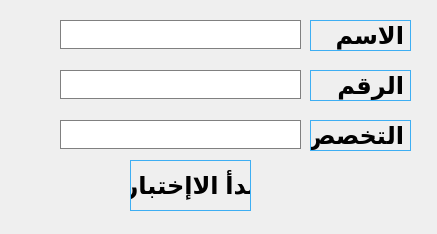
 <widget class="QWidget" name="Form">
  <property name="geometry">
   <rect>
    <x>0</x>
    <y>0</y>
    <width>437</width>
    <height>234</height>
   </rect>
  </property>
  <property name="windowTitle">
   <string>LogIN</string>
  </property>
  <property name="windowIcon">
   <iconset>
    <normaloff>icons/systemlogout_94057.ico</normaloff>icons/systemlogout_94057.ico</iconset>
  </property>
  <property name="layoutDirection">
   <enum>Qt::LeftToRight</enum>
  </property>
  <property name="styleSheet">
   <string notr="true">QToolTip
{
    background-color: black;
    color: white;
    padding: 0.5ex;
}

QWidget
{
    color: #31363B;
    background-color: #EFF0F1;
    selection-background-color:#33A4DF;
    selection-color: #31363B;
    background-clip: border;
    border-image: none;
    border: 0px transparent black;
    outline: 0;
}

QWidget:item:hover
{
    background-color: #33A4DF;
    color: #31363B;
}

QWidget:item:selected
{
    background-color: #33A4DF;
}


QCheckBox
{
    spacing: 0.5ex;
    outline: none;
    color: #31363B;
    margin-bottom: 0.2ex;
    opacity: 200;
}

QCheckBox:disabled
{
    color: #BAB9B8;
}

QGroupBox::indicator
{
    margin-left: 0.2ex;
    margin-left: 0.2ex;
}

QCheckBox::indicator:unchecked,
QCheckBox::indicator:unchecked:focus
{
    border-image: url(:/light/checkbox_unchecked_disabled.svg);
}

QCheckBox::indicator:unchecked:hover,
QCheckBox::indicator:unchecked:pressed,
QGroupBox::indicator:unchecked:hover,
QGroupBox::indicator:unchecked:focus,
QGroupBox::indicator:unchecked:pressed
{
    border: none;
    border-image: url(:/light/checkbox_unchecked-hover.svg);
}

QCheckBox::indicator:checked
{
    border-image: url(:/light/checkbox_checked.svg);
}

QCheckBox::indicator:checked:focus,
QCheckBox::indicator:checked:pressed,
QGroupBox::indicator:checked:focus,
QGroupBox::indicator:checked:pressed
{
    border: none;
    border-image: url(:/light/checkbox_checked.svg);
}

QCheckBox::indicator:checked:hover,
QGroupBox::indicator:checked:hover
{
    border-image: url(:/light/checkbox_checked-hover.svg);
}

QCheckBox::indicator:indeterminate
{
    border-image: url(:/light/checkbox_indeterminate.svg);
}

QCheckBox::indicator:indeterminate:hover
{
    border-image: url(:/light/checkbox_indeterminate-hover.svg);
}

QCheckBox::indicator:indeterminate:focus,
QCheckBox::indicator:indeterminate:pressed
{
}

QCheckBox::indicator:indeterminate:disabled
{
    border-image: url(:/light/checkbox_indeterminate_disabled.svg);
}

QCheckBox::indicator:checked:disabled,
QGroupBox::indicator:checked:disabled
{
    border-image: url(:/light/checkbox_checked_disabled.svg);
}

QCheckBox::indicator:unchecked:disabled,
QGroupBox::indicator:unchecked:disabled
{
    border-image: url(:/light/checkbox_unchecked_disabled.svg);
}

QRadioButton
{
    spacing: 0.5ex;
    outline: none;
    color: #31363B;
    margin-bottom: 0.2ex;
}

QRadioButton:disabled
{
    color: #BAB9B8;
}

QRadioButton::indicator:unchecked,
QRadioButton::indicator:unchecked:focus
{
    border-image: url(:/light/radio_unchecked_disabled.svg);
}

QRadioButton::indicator:unchecked:hover,
QRadioButton::indicator:unchecked:pressed
{
    border: none;
    outline: none;
    border-image: url(:/light/radio_unchecked-hover.svg);
}

QRadioButton::indicator:checked
{
    border: none;
    outline: none;
    border-image: url(:/light/radio_checked.svg);
}

QRadioButton::indicator:checked:focus,
QRadioButton::indicator:checked:pressed
{
    border: none;
    outline: none;
    border-image: url(:/light/radio_checked.svg);
}

QRadioButton::indicator:checked:hover
{
    border-image: url(:/light/radio_checked-hover.svg);
}

QRadioButton::indicator:checked:disabled
{
    outline: none;
    border-image: url(:/light/radio_checked_disabled.svg);
}

QRadioButton::indicator:unchecked:disabled
{
    border-image: url(:/light/radio_unchecked_disabled.svg);
}

QMenuBar
{
    background-color: #EFF0F1;
    color: #31363B;
}

QMenuBar::item
{
    background: transparent;
}

QMenuBar::item:selected
{
    background: transparent;
    border: 0.1ex solid #BAB9B8;
}

QMenuBar::item:pressed
{
    border: 0.1ex solid #BAB9B8;
    background-color: #33A4DF;
    color: #31363B;
    margin-bottom: -0.1ex;
    padding-bottom: 0.1ex;
}

QMenu
{
    border: 0.1ex solid #BAB9B8;
    color: #31363B;
    margin: 0.2ex;
}

QMenu::icon
{
    margin: 0.5ex;
}

QMenu::item
{
    padding: 0.5ex 3ex 0.5ex 3ex;
    margin-left: 0.5ex;
    border: 0.1ex solid transparent; /* reserve space for selection border */
}

QMenu::item:selected
{
    color: #31363B;
}

QMenu::separator
{
    height: 0.2ex;
    background: lightblue;
    margin-left: 1ex;
    margin-right: 0.5ex;
}

/* non-exclusive indicator = check box style indicator
   (see QActionGroup::setExclusive) */
QMenu::indicator:non-exclusive:unchecked
{
    border-image: url(:/light/checkbox_unchecked_disabled.svg);
}

QMenu::indicator:non-exclusive:unchecked:selected
{
    border-image: url(:/light/checkbox_unchecked_disabled.svg);
}

QMenu::indicator:non-exclusive:checked
{
    border-image: url(:/light/checkbox_checked.svg);
}

QMenu::indicator:non-exclusive:checked:selected
{
    border-image: url(:/light/checkbox_checked.svg);
}

/* exclusive indicator = radio button style indicator (see QActionGroup::setExclusive) */
QMenu::indicator:exclusive:unchecked
{
    border-image: url(:/light/radio_unchecked_disabled.svg);
}

QMenu::indicator:exclusive:unchecked:selected
{
    border-image: url(:/light/radio_unchecked_disabled.svg);
}

QMenu::indicator:exclusive:checked
{
    border-image: url(:/light/radio_checked.svg);
}

QMenu::indicator:exclusive:checked:selected
{
    border-image: url(:/light/radio_checked.svg);
}

QMenu::right-arrow
{
    margin: 0.5ex;
    border-image: url(:/light/right_arrow.svg);
    width: 0.6ex;
    height: 0.9ex;
}


QWidget:disabled
{
    color: #454545;
    background-color: #EFF0F1;
}

QAbstractItemView
{
    alternate-background-color: #EFF0F1;
    color: #31363B;
    border: 0.1ex solid 3A3939;
    border-radius: 0.2ex;
}

QWidget:focus,
QMenuBar:focus
{
    border: 0.1ex solid #33A4DF;
}

QTabWidget:focus,
QCheckBox:focus,
QRadioButton:focus,
QSlider:focus
{
    border: none;
}

QLineEdit
{
    background-color: #FCFCFC;
    padding: 0.5ex;
    border-style: solid;
    border: 0.1ex solid #BAB9B8;
    border-radius: 0.2ex;
    color: #31363B;
}

QGroupBox
{
    border: 0.1ex solid #BAB9B8;
    border-radius: 0.2ex;
    padding-top: 1ex;
    margin-top: 1ex;
}

QGroupBox::title
{
    subcontrol-origin: margin;
    subcontrol-position: top center;
    padding-left: 0.1ex;
    padding-right: 0.1ex;
    margin-top: -0.7ex;
}

QAbstractScrollArea
{
    border-radius: 0.2ex;
    border: 0.1ex solid #BAB9B8;
    background-color: transparent;
}

QScrollBar:horizontal
{
    height: 1.5ex;
    margin: 0.3ex 1.5ex 0.3ex 1.5ex;
    border: 0.1ex transparent #2A2929;
    border-radius: 0.4ex;
    background-color: #2A2929;
}

QScrollBar::handle:horizontal
{
    background-color: #605F5F;
    min-width: 0.5ex;
    border-radius: 0.4ex;
}

QScrollBar::add-line:horizontal
{
    margin: 0ex 0.3ex 0ex 0.3ex;
    border-image: url(:/light/right_arrow_disabled.svg);
    width: 1ex;
    height: 1ex;
    subcontrol-position: right;
    subcontrol-origin: margin;
}

QScrollBar::sub-line:horizontal
{
    margin: 0px 0.3ex 0px 0.3ex;
    border-image: url(:/light/left_arrow_disabled.svg);
    height: 1ex;
    width: 1ex;
    subcontrol-position: left;
    subcontrol-origin: margin;
}

QScrollBar::add-line:horizontal:hover,QScrollBar::add-line:horizontal:on
{
    border-image: url(:/light/right_arrow.svg);
    width: 1ex;
    height: 1ex;
    subcontrol-position: right;
    subcontrol-origin: margin;
}


QScrollBar::sub-line:horizontal:hover, QScrollBar::sub-line:horizontal:on
{
    border-image: url(:/light/left_arrow.svg);
    width: 1ex;
    height: 1ex;
    subcontrol-position: left;
    subcontrol-origin: margin;
}

QScrollBar::up-arrow:horizontal, QScrollBar::down-arrow:horizontal
{
    background: none;
}


QScrollBar::add-page:horizontal, QScrollBar::sub-page:horizontal
{
    background: none;
}

QScrollBar:vertical
{
    background-color: #2A2929;
    width: 1.5ex;
    margin: 1.5ex 0.3ex 1.5ex 0.3ex;
    border: 0.1ex transparent #2A2929;
    border-radius: 0.4ex;
}

QScrollBar::handle:vertical
{
    background-color: #605F5F;
    min-height: 0.5ex;
    border-radius: 0.4ex;
}

QScrollBar::sub-line:vertical
{
    margin: 0.3ex 0ex 0.3ex 0ex;
    border-image: url(:/light/up_arrow_disabled.svg);
    height: 1ex;
    width: 1ex;
    subcontrol-position: top;
    subcontrol-origin: margin;
}

QScrollBar::add-line:vertical
{
    margin: 0.3ex 0ex 0.3ex 0ex;
    border-image: url(:/light/down_arrow_disabled.svg);
    height: 1ex;
    width: 1ex;
    subcontrol-position: bottom;
    subcontrol-origin: margin;
}

QScrollBar::sub-line:vertical:hover,
QScrollBar::sub-line:vertical:on
{

    border-image: url(:/light/up_arrow.svg);
    height: 1ex;
    width: 1ex;
    subcontrol-position: top;
    subcontrol-origin: margin;
}


QScrollBar::add-line:vertical:hover,
QScrollBar::add-line:vertical:on
{
    border-image: url(:/light/down_arrow.svg);
    height: 1ex;
    width: 1ex;
    subcontrol-position: bottom;
    subcontrol-origin: margin;
}

QScrollBar::up-arrow:vertical,
QScrollBar::down-arrow:vertical
{
    background: none;
}


QScrollBar::add-page:vertical,
QScrollBar::sub-page:vertical
{
    background: none;
}

QTextEdit
{
    background-color: #EFF0F1;
    color: #31363B;
    border: 0.1ex solid #BAB9B8;
}

QPlainTextEdit
{
    background-color: #EFF0F1;
    color: #31363B;
    border-radius: 0.2ex;
    border: 0.1ex solid #BAB9B8;
}

QHeaderView::section
{
    background-color: #BAB9B8;
    color: #31363B;
    padding: 0.5ex;
    border: 0.1ex solid #BAB9B8;
}

QSizeGrip
{
    border-image: url(:/light/sizegrip.svg);
    width: 1.2ex;
    height: 1.2ex;
}

QMainWindow::separator
{
    background-color: #EFF0F1;
    color: white;
    padding-left: 0.4ex;
    spacing: 0.2ex;
    border: 0.1ex dashed #BAB9B8;
}

QMainWindow::separator:hover
{

    background-color: #787876;
    color: white;
    padding-left: 0.4ex;
    border: 0.1ex solid #BAB9B8;
    spacing: 0.2x;
}

QMenu::separator
{
    height: 0.1ex;
    background-color: #BAB9B8;
    color: white;
    padding-left: 0.4ex;
    margin-left: 1ex;
    margin-right: 0.5ex;
}

QFrame[frameShape=&quot;2&quot;],  /* QFrame::Panel == 0x0003 */
QFrame[frameShape=&quot;3&quot;],  /* QFrame::WinPanel == 0x0003 */
QFrame[frameShape=&quot;4&quot;],  /* QFrame::HLine == 0x0004 */
QFrame[frameShape=&quot;5&quot;],  /* QFrame::VLine == 0x0005 */
QFrame[frameShape=&quot;6&quot;]  /* QFrame::StyledPanel == 0x0006 */
{
    border-width: 0.1ex;
    padding: 0.1ex;
    border-style: solid;
    border-color: #EFF0F1;
    background-color: #bcbfc2;
    border-radius: 0.5ex;
}

QStackedWidget
{
    border: 0.1ex transparent black;
}

QToolBar
{
    border: 0.1ex transparent #393838;
    background: 0.1ex solid #EFF0F1;
    font-weight: bold;
}

QToolBar::handle:horizontal
{
    border-image: url(:/light/hmovetoolbar.svg);
    width = 1.6ex;
    height = 6.4ex;
}

QToolBar::handle:vertical
{
    border-image: url(:/light/vmovetoolbar.svg);
    width = 5.4ex;
    height = 1ex;
}

QToolBar::separator:horizontal
{
    border-image: url(:/light/hsepartoolbar.svg);
    width = 0.7ex;
    height = 6.3ex;
}

QToolBar::separator:vertical
{
    border-image: url(:/light/vsepartoolbars.svg);
    width = 6.3ex;
    height = 0.7ex;
}

QPushButton
{
    color: #31363B;
    background-color: qlineargradient(x1: 0.5, y1: 0.5 x2: 0.5, y2: 1, stop: 0 #EFF0F1, stop: 0.5 #eaebec);
    border-width: 0.1ex;
    border-color: #BAB9B8;
    border-style: solid;
    padding: 0.5ex;
    border-radius: 0.2ex;
    outline: none;
}

QPushButton:disabled
{
    background-color: #e0e1e2;
    border-width: 0.1ex;
    border-color: #b4b4b4;
    border-style: solid;
    padding-top: 0.5ex;
    padding-bottom: 0.5ex;
    padding-left: 1ex;
    padding-right: 1ex;
    border-radius: 0.2ex;
    color: #b4b4b4;
}

QPushButton:focus
{
    color: black;
}

QComboBox
{
    selection-background-color: #33A4DF;
    border-style: solid;
    border: 0.1ex solid #BAB9B8;
    border-radius: 0.2ex;
    padding: 0.5ex;
    min-width: 7.5ex;
}

QPushButton:checked
{
    background-color: #BAB9B8;
    border-color: #6A6969;
}

QComboBox:hover,
QAbstractSpinBox:hover,
QLineEdit:hover,
QTextEdit:hover,
QPlainTextEdit:hover,
QAbstractView:hover,
QTreeView:hover
{
    border: 0.1ex solid #33A4DF;
    color: #31363B;
}

QComboBox:hover:pressed,
QPushButton:hover:pressed,
QAbstractSpinBox:hover:pressed,
QLineEdit:hover:pressed,
QTextEdit:hover:pressed,
QPlainTextEdit:hover:pressed,
QAbstractView:hover:pressed,
QTreeView:hover:pressed
{
    background-color: #EFF0F1;
}

QComboBox:on
{
    padding-top: 0.3ex;
    padding-left: 0.4ex;
    selection-background-color: #4a4a4a;
}

QComboBox QAbstractItemView
{
    background-color: #FCFCFC;
    border-radius: 0.2ex;
    border: 0.1ex solid #BAB9B8;
    selection-background-color: #33A4DF;
}

QComboBox::drop-down
{
    subcontrol-origin: padding;
    subcontrol-position: top right;
    width: 1.5ex;

    border-left-width: 0ex;
    border-left-color: darkgray;
    border-left-style: solid;
    border-top-right-radius: 0.3ex;
    border-bottom-right-radius: 0.3ex;
}

QComboBox::down-arrow
{
    border-image: url(:/light/down_arrow_disabled.svg);
    width: 0.9ex;
    height: 0.6ex;
}

QComboBox::down-arrow:on,
QComboBox::down-arrow:hover,
QComboBox::down-arrow:focus
{
    border-image: url(:/light/down_arrow.svg);
    width: 0.9ex;
    height: 0.6ex;
}

QAbstractSpinBox
{
    padding: 0.5ex;
    border: 0.1ex solid #BAB9B8;
    background-color: #D9D8D7;
    color: #31363B;
    border-radius: 0.2ex;
    min-width: 7.5ex;
}

QAbstractSpinBox:up-button
{
    background-color: transparent;
    subcontrol-origin: border;
    subcontrol-position: center right;
}

QAbstractSpinBox:down-button
{
    background-color: transparent;
    subcontrol-origin: border;
    subcontrol-position: center left;
}

QAbstractSpinBox::up-arrow,
QAbstractSpinBox::up-arrow:disabled,
QAbstractSpinBox::up-arrow:off
{
    border-image: url(:/light/up_arrow_disabled.svg);
    width: 0.9ex;
    height: 0.6ex;
}

QAbstractSpinBox::up-arrow:hover
{
    border-image: url(:/light/up_arrow.svg);
    width: 0.9ex;
    height: 0.6ex;
}

QAbstractSpinBox::down-arrow,
QAbstractSpinBox::down-arrow:disabled,
QAbstractSpinBox::down-arrow:off
{
    border-image: url(:/light/down_arrow_disabled.svg);
    width: 0.9ex;
    height: 0.6ex;
}

QAbstractSpinBox::down-arrow:hover
{
    border-image: url(:/light/down_arrow.svg);
    width: 0.9ex;
    height: 0.6ex;
}

QLabel
{
    border: 0ex solid black;
}

QTabWidget{
    border: 0.1ex solid #BAB9B8;
}

/* BORDERS */
QTabWidget::pane
{
    padding: 0.5ex;
    margin: 0.1ex;
}

QTabWidget::pane:top
{
    border: 0.1ex solid #BAB9B8;
    top: -0.1ex;
}

QTabWidget::pane:bottom
{
    border: 0.1ex solid #BAB9B8;
    bottom: -0.1ex;
}

QTabWidget::pane:left
{
    border: 0.1ex solid #BAB9B8;
    right: -0.1ex;
}

QTabWidget::pane:right
{
    border: 0.1ex solid #BAB9B8;
    left: -0.1ex;
}

QTabBar
{
    qproperty-drawBase: 0;
    left: 0.5ex; /* move to the right by 0.5ex */
    border-radius: 0.3ex;
}

QTabBar:focus
{
    border: 0ex transparent black;
}

QTabBar::close-button
{
    border-image: url(:/light/close.svg);
    width: 1.2ex;
    height: 1.2ex;
    background: transparent;
}

QTabBar::close-button:hover
{
    border-image: url(:/light/close-hover.svg);
    width: 1.2ex;
    height: 1.2ex;
    background: transparent;
}

QTabBar::close-button:pressed
{
    border-image: url(:/light/close-pressed.svg);
    width: 1.2ex;
    height: 1.2ex;
    background: transparent;
}

/* TOP TABS */
QTabBar::tab:top
{
    color: #31363B;
    border: 0.1ex transparent black;
    border-left: 0.1ex solid #BAB9B8;
    border-top: 0.1ex solid #BAB9B8;
    background-color: #EFF0F1;
    padding: 0.5ex;
    min-width: 5ex;
    border-top-left-radius: 0.2ex;
    border-top-right-radius: 0.2ex;
}

QTabBar::tab:top:last,
QTabBar::tab:top:only-one
{
    color: #31363B;
    border: 0.1ex transparent black;
    border-left: 0.1ex solid #BAB9B8;
    border-right: 0.1ex solid #BAB9B8;
    border-top: 0.1ex solid #BAB9B8;
    background-color: #EFF0F1;
    padding: 0.5ex;
    min-width: 5ex;
    border-top-left-radius: 0.2ex;
    border-top-right-radius: 0.2ex;
}

QTabBar::tab:top:!selected
{
    color: #31363B;
    background-color: #D9D8D7;
    border: 0.1ex transparent black;
    border-left: 0.1ex solid #BAB9B8;
    border-top-left-radius: 0.2ex;
    border-top-right-radius: 0.2ex;
}

QTabBar::tab:top:first:!selected
{
    color: #31363B;
    background-color: #D9D8D7;
    border: 0.1ex transparent black;
    border-top-left-radius: 0.2ex;
    border-top-right-radius: 0.2ex;
}

QTabBar::tab:top:!selected:hover
{
    background-color: rgba(61, 173, 232, 0.1);
    border: 0.1ex rgba(61, 173, 232, 0.1);
    border-left: 0.1ex solid #BAB9B8;
}

QTabBar::tab:top:!selected:first:hover
{
    background-color: rgba(61, 173, 232, 0.1);
    border: 0.1ex rgba(61, 173, 232, 0.1);
}

/* BOTTOM TABS */
QTabBar::tab:bottom
{
    color: #31363B;
    border: 0.1ex transparent black;
    border-left: 0.1ex solid #BAB9B8;
    border-bottom: 0.1ex solid #BAB9B8;
    background-color: #EFF0F1;
    padding: 0.5ex;
    border-bottom-left-radius: 0.2ex;
    border-bottom-right-radius: 0.2ex;
    min-width: 5ex;
}

QTabBar::tab:bottom:last,
QTabBar::tab:bottom:only-one
{
    color: #31363B;
    border: 0.1ex transparent black;
    border-left: 0.1ex solid #BAB9B8;
    border-right: 0.1ex solid #BAB9B8;
    border-bottom: 0.1ex solid #BAB9B8;
    background-color: #EFF0F1;
    padding: 0.5ex;
    border-bottom-left-radius: 0.2ex;
    border-bottom-right-radius: 0.2ex;
    min-width: 5ex;
}

QTabBar::tab:bottom:!selected
{
    color: #31363B;
    background-color: #D9D8D7;
    border: 0.1ex transparent black;
    border-left: 0.1ex solid #BAB9B8;
    border-bottom-left-radius: 0.2ex;
    border-bottom-right-radius: 0.2ex;
}

QTabBar::tab:bottom:first:!selected
{
    color: #31363B;
    background-color: #D9D8D7;
    border: 0.1ex transparent black;
    border-bottom-left-radius: 0.2ex;
    border-bottom-right-radius: 0.2ex;
}

QTabBar::tab:bottom:!selected:hover
{
    background-color: rgba(61, 173, 232, 0.1);
    border: 0.1ex rgba(61, 173, 232, 0.1);
    border-left: 0.1ex solid #BAB9B8;
}

QTabBar::tab:bottom:!selected:first:hover
{
    background-color: rgba(61, 173, 232, 0.1);
    border: 0.1ex rgba(61, 173, 232, 0.1);
}

/* LEFT TABS */
QTabBar::tab:left
{
    color: #31363B;
    border: 0.1ex transparent black;
    border-top: 0.1ex solid #BAB9B8;
    border-right: 0.1ex solid #BAB9B8;
    background-color: #EFF0F1;
    padding: 0.5ex;
    border-top-right-radius: 0.2ex;
    border-bottom-right-radius: 0.2ex;
    min-height: 5ex;
}

QTabBar::tab:left:last,
QTabBar::tab:left:only-one
{
    color: #31363B;
    border: 0.1ex transparent black;
    border-top: 0.1ex solid #BAB9B8;
    border-bottom: 0.1ex solid #BAB9B8;
    border-right: 0.1ex solid #BAB9B8;
    background-color: #EFF0F1;
    padding: 0.5ex;
    border-top-right-radius: 0.2ex;
    border-bottom-right-radius: 0.2ex;
    min-height: 5ex;
}

QTabBar::tab:left:!selected
{
    color: #31363B;
    background-color: #D9D8D7;
    border: 0.1ex transparent black;
    border-top: 0.1ex solid #BAB9B8;
    border-top-right-radius: 0.2ex;
    border-bottom-right-radius: 0.2ex;
}

QTabBar::tab:left:!selected:hover
{
    background-color: rgba(61, 173, 232, 0.1);
    border: 0.1ex rgba(61, 173, 232, 0.1);
    border-top: 0.1ex solid #BAB9B8;
}

QTabBar::tab:left:!selected:first:hover
{
    background-color: rgba(61, 173, 232, 0.1);
    border: 0.1ex rgba(61, 173, 232, 0.1);
}

/* RIGHT TABS */
QTabBar::tab:right
{
    color: #31363B;
    border: 0.1ex transparent black;
    border-top: 0.1ex solid #BAB9B8;
    border-left: 0.1ex solid #BAB9B8;
    background-color: #D9D8D7;
    padding: 0.5ex;
    border-top-left-radius: 0.2ex;
    border-bottom-left-radius: 0.2ex;
    min-height: 5ex;
}

QTabBar::tab:right:last,
QTabBar::tab:right:only-one
{
    color: #31363B;
    border: 0.1ex transparent black;
    border-top: 0.1ex solid #BAB9B8;
    border-bottom: 0.1ex solid #BAB9B8;
    border-left: 0.1ex solid #BAB9B8;
    background-color: #D9D8D7;
    padding: 0.5ex;
    border-top-left-radius: 0.2ex;
    border-bottom-left-radius: 0.2ex;
    min-height: 5ex;
}

QTabBar::tab:right:!selected
{
    color: #31363B;
    background-color: #54575B;
    border: 0.1ex transparent black;
    border-top: 0.1ex solid #BAB9B8;
    border-top-left-radius: 0.2ex;
    border-bottom-left-radius: 0.2ex;
}

QTabBar::tab:right:!selected:hover
{
    background-color: rgba(61, 173, 232, 0.1);
    border: 0.1ex rgba(61, 173, 232, 0.1);
    border-top: 0.1ex solid #BAB9B8;
}

QTabBar::tab:right:!selected:first:hover
{
    background-color: rgba(61, 173, 232, 0.1);
    border: 0.1ex rgba(61, 173, 232, 0.1);
}

QTabBar QToolButton::right-arrow:enabled
{
    border-image: url(:/light/right_arrow.svg);
}

QTabBar QToolButton::left-arrow:enabled
{
    border-image: url(:/light/left_arrow.svg);
}

QTabBar QToolButton::right-arrow:disabled
{
    border-image: url(:/light/right_arrow_disabled.svg);
}

QTabBar QToolButton::left-arrow:disabled
{
    border-image: url(:/light/left_arrow_disabled.svg);
}

QDockWidget
{
    background: #EFF0F1;
    border: 0.1ex solid #403F3F;
    titlebar-close-icon: url(:/light/transparent.svg);
    titlebar-normal-icon: url(:/light/transparent.svg);
}

QDockWidget::close-button,
QDockWidget::float-button
{
    border: 0.1ex solid transparent;
    border-radius: 0.2ex;
    background: transparent;
}


QDockWidget::float-button
{
    border-image: url(:/dark/undock.svg);
}

QDockWidget::float-button:hover
{
    border-image: url(:/dark/undock-hover.svg) ;
}

QDockWidget::close-button
{
    border-image: url(:/dark/close.svg) ;
}

QDockWidget::close-button:hover
{
    border-image: url(:/dark/close-hover.svg) ;
}

QDockWidget::close-button:pressed
{
    border-image: url(:/dark/close-pressed.svg) ;
}

QTreeView,
QListView
{
    border: 0.1ex solid #BAB9B8;
    background-color: #FCFCFC;
}


QTreeView::branch:has-siblings:!adjoins-item
{
    border-image: url(:/light/stylesheet-vline.svg) 0;
}

QTreeView::branch:has-siblings:adjoins-item
{
    border-image: url(:/light/stylesheet-branch-more.svg) 0;
}

QTreeView::branch:!has-children:!has-siblings:adjoins-item
{
    border-image: url(:/light/stylesheet-branch-end.svg) 0;
}

QTreeView::branch:has-children:!has-siblings:closed,
QTreeView::branch:closed:has-children:has-siblings
{
    border-image: url(:/light/stylesheet-branch-end-closed.svg) 0;
    image: url(:/light/branch_closed.svg);
}

QTreeView::branch:open:has-children:!has-siblings,
QTreeView::branch:open:has-children:has-siblings
{
    border-image: url(:/light/stylesheet-branch-end-open.svg) 0;
    image: url(:/light/branch_open.svg);
}

QTableView::item,
QListView::item,
QTreeView::item
{
    padding: 0.3ex;
}

QTableView::item:!selected:hover,
QListView::item:!selected:hover,
QTreeView::item:!selected:hover
{
    background-color: rgba(61, 173, 232, 0.1);
    outline: 0;
    color: #31363B;
    padding: 0.3ex;
}

QSlider::groove:horizontal
{
    border: 0.1ex solid #EFF0F1;
    height: 0.4ex;
    background: #9CA0A4;
    margin: 0px;
    border-radius: 0.2ex;
}

QSlider::handle:horizontal
{
    background: #D9D8D7;
    border: 0.1ex solid #BABEC2;
    width: 1.6ex;
    height: 1.6ex;
    margin: -0.8ex 0;
    border-radius: 0.9ex;
}

QSlider::groove:vertical
{
    border: 0.1ex solid #EFF0F1;
    width: 0.4ex;
    background: #9CA0A4;
    margin: 0ex;
    border-radius: 0.3ex;
}

QSlider::handle:vertical
{
    background: #D9D8D7;
    border: 0.1ex solid #BABEC2;
    width: 1.6ex;
    height: 1.6ex;
    margin: 0 -0.8ex;
    border-radius: 0.9ex;
}

QSlider::handle:horizontal:focus,
QSlider::handle:vertical:focus
{
    border: 0.1ex solid #33A4DF;
}

QSlider::handle:horizontal:hover,
QSlider::handle:vertical:hover
{
    border: 0.1ex solid #51c2fc;
}

QSlider::sub-page:horizontal,
QSlider::add-page:vertical
{
    background: #33A4DF;
    border-radius: 0.3ex;
}

QSlider::add-page:horizontal,
QSlider::sub-page:vertical
{
    background: #BABEC2;
    border-radius: 0.3ex;
}

QToolButton
{
    background-color: transparent;
    border: 0.1ex solid #BAB9B8;
    border-radius: 0.2ex;
    margin: 0.3ex;
    padding: 0.5ex;
}

QToolButton[popupMode=&quot;1&quot;] /* only for MenuButtonPopup */
{
    padding-right: 2ex; /* make way for the popup button */
}

QToolButton[popupMode=&quot;2&quot;] /* only for InstantPopup */
{
    padding-right: 1ex; /* make way for the popup button */
}

QToolButton::menu-indicator
{
    border-image: url(:/light/down_arrow.svg);
    top: -0.7ex; left: -0.2ex; /* shift it a bit */
    width = 0.9ex;
    height = 0.6ex;
}

QToolButton::menu-arrow
{
    border-image: url(:/light/down_arrow.svg);
    width = 0.9ex;
    height = 0.6ex;
}

QToolButton:hover,
QToolButton::menu-button:hover
{
    background-color: transparent;
    border: 0.1ex solid #33A4DF;
}

QToolButton:checked,
QToolButton:pressed,
QToolButton::menu-button:pressed
{
    background-color: #47b8fc;
    border: 0.1ex solid #47b8fc;
    padding: 0.5ex;
}

QToolButton::menu-button
{
    border: 0.1ex solid #BAB9B8;
    border-top-right-radius: 6px;
    border-bottom-right-radius: 6px;
    /* 1ex width + 0.4ex for border + no text = 2ex allocated above */
    width: 1ex;
    padding: 0.5ex;
    outline: none;
}

QToolButton::menu-arrow:open
{
    border: 0.1ex solid #BAB9B8;
}

QPushButton::menu-indicator
{
    subcontrol-origin: padding;
    subcontrol-position: bottom right;
    left: 0.8ex;
}

QTableView
{
    border: 0.1ex solid #BAB9B8;
    gridline-color: #BAB9B8;
    background-color: #FCFCFC;
}


QTableView,
QHeaderView
{
    border-radius: 0px;
}

QTableView::item:pressed
{
    background: #33A4DF;
    color: #31363B;
}

QTableView::item:selected:active
{
    background: #33A4DF;
    color: #31363B;
}

QTableView::item:selected:hover
{
    background-color: #47b8f3;
    color: #31363B;
}

QListView::item:pressed,
QTreeView::item:pressed
{
    background: #3daee9;
    color: #31363B;
}

QTreeView::item:selected:active,
QListView::item:selected:active
{
    background: #3daee9;
    color: #31363B;
}

QListView::item:selected:hover,
QTreeView::item:selected:hover
{
    background-color: #51c2fc;
    color: #31363B;
}


QHeaderView
{
    background-color: #EFF0F1;
    border: 0.1ex transparent;
    border-radius: 0px;
    margin: 0px;
    padding: 0px;

}

QHeaderView::section
{
    background-color: #EFF0F1;
    color: #31363B;
    padding: 0.5ex;
    border: 0.1ex solid #BAB9B8;
    border-radius: 0px;
    text-align: center;
}

QHeaderView::section::vertical::first,
QHeaderView::section::vertical::only-one
{
    border-top: 0.1ex solid #BAB9B8;
}

QHeaderView::section::vertical
{
    border-top: transparent;
}

QHeaderView::section::horizontal::first, QHeaderView::section::horizontal::only-one
{
    border-left: 0.1ex solid #BAB9B8;
}

QHeaderView::section::horizontal
{
    border-left: transparent;
}


QHeaderView::section:checked

 {
    color: black;
    background-color: #b9dae7;
 }

 /* style the sort indicator */
QHeaderView::down-arrow
{
    image: url(:/light/down_arrow.svg);
}

QHeaderView::up-arrow
{
    image: url(:/light/up_arrow.svg);
}

QTableCornerButton::section
{
    background-color: #EFF0F1;
    border: 0.1ex transparent #BAB9B8;
    border-radius: 0px;
}

QToolBox
{
    padding: 0.5ex;
    border: 0.1ex transparent black;
}

QToolBox:selected
{
    background-color: #EFF0F1;
    border-color: #33A4DF;
}

QToolBox:hover
{
    border-color: #33A4DF;
}

QStatusBar::item
{
    border: 0px transparent dark;
}

QSplitter::handle
{
    border: 0.1ex dashed #BAB9B8;
}

QSplitter::handle:hover
{
    background-color: #787876;
    border: 0.1ex solid #BAB9B8;
}

QSplitter::handle:horizontal
{
    width: 0.1ex;
}

QSplitter::handle:vertical
{
    height: 0.1ex;
}

QProgressBar:horizontal
{
    background-color: #BABEC2;
    border: 0.1ex solid #EFF0F1;
    border-radius: 0.3ex;
    height: 0.5ex;
    text-align: right;
    margin-top: 0.5ex;
    margin-bottom: 0.5ex;
    margin-right: 5ex;
    padding: 0px;
}

QProgressBar::chunk:horizontal
{
    background-color: #33A4DF;
    border: 0.1ex transparent;
    border-radius: 0.3ex;
}

QAbstractSpinBox
{
    background-color: #EFF0F1;
}

QSpinBox,
QDoubleSpinBox
{
    padding-right: 1.5ex;
}

QSpinBox::up-button,
QDoubleSpinBox::up-button
{
    subcontrol-origin: content;
    subcontrol-position: right top;

    width: 1.6ex;
    border-width: 0.1ex;
}

QSpinBox::up-arrow,
QDoubleSpinBox::up-arrow
{
    border-image: url(:/light/up_arrow.svg);
    width: 0.9ex;
    height: 0.6ex;
}

QSpinBox::up-arrow:hover,
QSpinBox::up-arrow:pressed,
QDoubleSpinBox::up-arrow:hover,
QDoubleSpinBox::up-arrow:pressed
{
    border-image: url(:/light/up_arrow-hover.svg);
    width: 0.9ex;
    height: 0.6ex;
}

QSpinBox::up-arrow:disabled,
QSpinBox::up-arrow:off,
QDoubleSpinBox::up-arrow:disabled,
QDoubleSpinBox::up-arrow:off
{
   border-image: url(:/light/up_arrow_disabled.svg);
}

QSpinBox::down-button,
QDoubleSpinBox::down-button
{
    subcontrol-origin: content;
    subcontrol-position: right bottom;

    width: 1.6ex;
    border-width: 0.1ex;
}

QSpinBox::down-arrow,
QDoubleSpinBox::down-arrow
{
    border-image: url(:/light/down_arrow.svg);
    width: 0.9ex;
    height: 0.6ex;
}

QSpinBox::down-arrow:hover,
QSpinBox::down-arrow:pressed,
QDoubleSpinBox::down-arrow:hover,
QDoubleSpinBox::down-arrow:pressed
{
    border-image: url(:/light/down_arrow-hover.svg);
    width: 0.9ex;
    height: 0.6ex;
}

QSpinBox::down-arrow:disabled,
QSpinBox::down-arrow:off,
QDoubleSpinBox::down-arrow:disabled,
QDoubleSpinBox::down-arrow:off
{
   border-image: url(:/light/down_arrow_disabled.svg);
}

QPushButton:hover
{
    border: 0.1ex solid #3daef3;
    color: #31363B;
}

QPushButton:focus
{
    background-color: qlineargradient(x1: 0.5, y1: 0.5 x2: 0.5, y2: 1, stop: 0 #4cbdff, stop: 0.5 #33a4e8);
    color: white;
}

QPushButton:focus:hover
{
    background-color: qlineargradient(x1: 0.5, y1: 0.5 x2: 0.5, y2: 1, stop: 0 #bedfec, stop: 0.5 #b9dae7);
    color: #31363B;
}

QPushButton:focus:pressed,
QPushButton:pressed
{
    background-color: qlineargradient(x1: 0.5, y1: 0.5 x2: 0.5, y2: 1, stop: 0 #bedfec, stop: 0.5 #b9dae7);
    color: #31363B;
}
</string>
  </property>
  <widget class="QLabel" name="label_4">
   <property name="geometry">
    <rect>
     <x>310</x>
     <y>20</y>
     <width>101</width>
     <height>31</height>
    </rect>
   </property>
   <property name="font">
    <font>
     <family>Arial</family>
     <pointsize>18</pointsize>
     <weight>75</weight>
     <bold>true</bold>
    </font>
   </property>
   <property name="styleSheet">
    <string notr="true">QLabel{
	border: 1px solid #3daef3
}</string>
   </property>
   <property name="text">
    <string>الاسم</string>
   </property>
  </widget>
  <widget class="QLabel" name="label_5">
   <property name="geometry">
    <rect>
     <x>310</x>
     <y>70</y>
     <width>101</width>
     <height>31</height>
    </rect>
   </property>
   <property name="font">
    <font>
     <family>Arial</family>
     <pointsize>18</pointsize>
     <weight>75</weight>
     <bold>true</bold>
    </font>
   </property>
   <property name="styleSheet">
    <string notr="true">QLabel{
	border: 1px solid #3daef3
}</string>
   </property>
   <property name="text">
    <string>الرقم</string>
   </property>
  </widget>
  <widget class="QLabel" name="label_6">
   <property name="geometry">
    <rect>
     <x>310</x>
     <y>120</y>
     <width>101</width>
     <height>31</height>
    </rect>
   </property>
   <property name="font">
    <font>
     <family>Arial</family>
     <pointsize>18</pointsize>
     <weight>75</weight>
     <bold>true</bold>
    </font>
   </property>
   <property name="styleSheet">
    <string notr="true">QLabel{
	border: 1px solid #3daef3
}</string>
   </property>
   <property name="text">
    <string>التخصص</string>
   </property>
  </widget>
  <widget class="QLineEdit" name="name_lineEdit">
   <property name="geometry">
    <rect>
     <x>60</x>
     <y>20</y>
     <width>241</width>
     <height>29</height>
    </rect>
   </property>
   <property name="font">
    <font>
     <family>Arial</family>
     <pointsize>12</pointsize>
    </font>
   </property>
   <property name="layoutDirection">
    <enum>Qt::RightToLeft</enum>
   </property>
   <property name="styleSheet">
    <string notr="true">QLineEdit{
	border: 1px solid gray;
}
QLineEdit:hover{
	border: 1px solid #3daef3;
}</string>
   </property>
  </widget>
  <widget class="QLineEdit" name="idNum_lineEdit">
   <property name="geometry">
    <rect>
     <x>60</x>
     <y>70</y>
     <width>241</width>
     <height>29</height>
    </rect>
   </property>
   <property name="font">
    <font>
     <family>Arial</family>
     <pointsize>12</pointsize>
    </font>
   </property>
   <property name="layoutDirection">
    <enum>Qt::RightToLeft</enum>
   </property>
   <property name="styleSheet">
    <string notr="true">QLineEdit{
	border: 1px solid gray;
}
QLineEdit:hover{
	border: 1px solid #3daef3;
}</string>
   </property>
  </widget>
  <widget class="QLineEdit" name="section_lineEdit">
   <property name="geometry">
    <rect>
     <x>60</x>
     <y>120</y>
     <width>241</width>
     <height>29</height>
    </rect>
   </property>
   <property name="font">
    <font>
     <family>Arial</family>
     <pointsize>12</pointsize>
    </font>
   </property>
   <property name="layoutDirection">
    <enum>Qt::RightToLeft</enum>
   </property>
   <property name="styleSheet">
    <string notr="true">QLineEdit{
	border: 1px solid gray;
}
QLineEdit:hover{
	border: 1px solid #3daef3;
}</string>
   </property>
  </widget>
  <widget class="QPushButton" name="start_exam_btn">
   <property name="geometry">
    <rect>
     <x>130</x>
     <y>160</y>
     <width>121</width>
     <height>51</height>
    </rect>
   </property>
   <property name="font">
    <font>
     <family>Arial</family>
     <pointsize>18</pointsize>
     <weight>75</weight>
     <bold>true</bold>
    </font>
   </property>
   <property name="styleSheet">
    <string notr="true">

QPushButton{
	border: 1px solid #3daef3;
}</string>
   </property>
   <property name="text">
    <string>بدأ الاإختبار</string>
   </property>
  </widget>
 </widget>
